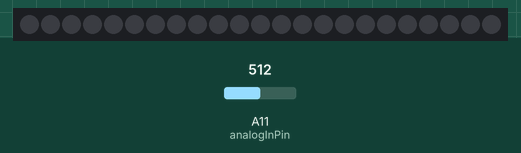
A sketch run on a simulated Arduino Mega 2560, built with avr-gcc and run on an emulated ATmega2560. Parts: 23 RGB LEDs in strip order, left to right. Inputs (shaded band) come from the test bench; at power-on: A11 (analogInPin) = 512. Random numbers use the default seed unless the sketch sets one.

Above: at 1.2 s.
1.3 s: A11 (analogInPin) set to 55
At 1.89 s:
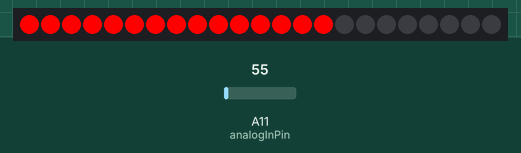
3.1 s: A11 (analogInPin) set to 122
At 4.4 s:
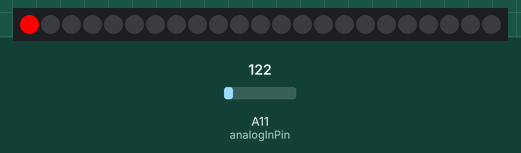
4.8 s: A11 (analogInPin) set to 0
6.3 s: A11 (analogInPin) set to 20
At 6.85 s:
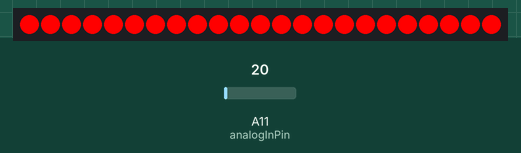
8.8 s: A11 (analogInPin) set to 306
At 10.0 s:
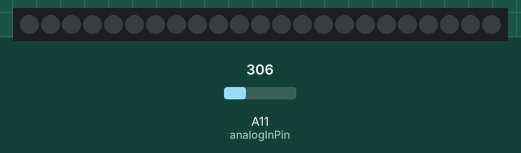
Timing chart, 0 to 11.5 s (numbered marks = the images above; inputs shaded):
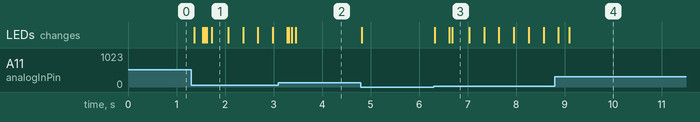

Measured:
- after the input at 1.3 s, the LEDs: first change after 0.06 s (image 1 shows a later state)
- after the input at 6.3 s, the LEDs: first change at once (image 3 shows a later state)

The sketch:

lavashoes.ino
```cpp
#include <Adafruit_NeoPixel.h>

const int analogInPin = A11;  // Analog input pin that the potentiometer is attached to
const int NUM_LEDS = 23;
const int PIN  = 9;
const int WAIT = 10;
const int THRESHOLD = 65;

Adafruit_NeoPixel strip = Adafruit_NeoPixel(NUM_LEDS, PIN, NEO_GRB + NEO_KHZ800);

int sensorValue = 0;   // value read from the pot
float stripLength = 0;
int color[NUM_LEDS][3];

void setup() {
  // initialize serial communications at 9600 bps:
  Serial.begin(9600);
  digitalWrite(analogInPin, HIGH);
  strip.begin();
  strip.show(); // Initialize all pixels to 'off'


  // set up colors array
  for (uint16_t i = 0; i < NUM_LEDS; i++) {
    color[i][0] = 255;
    color[i][1] = 0;
    color[i][2] = 0;
  }
}

void fireColors() {
  for (uint16_t i = 0; i < NUM_LEDS; i++) {

    // yellow spark
    if (random(400) == 0 ) {
      color[i][1] = 150;
    } else {
      //green fade out
      if (color[i][1] > 10) {
        color[i][1] -= 3;
      } else {
        color[i][1] = 0;
      }
    }

  }
}

void loop() {
  // read the analog in value:
  sensorValue = analogRead(analogInPin);
  // print the results to the serial monitor:
  // Serial.print("sensor = " );
  // Serial.println(sensorValue);

  // smoothing
  stripLength = stripLength * 0.9  + (THRESHOLD * NUM_LEDS / sensorValue - 11) * 0.1;

  //  stripLength =  40* NUM_LEDS / sensorValue-11;
  //  Serial.print("striplength = " );
  //  Serial.println(stripLength);
  //  stripLength = NUM_LEDS;//light up full strip for testing

  fireColors();
  for (uint16_t i = 0; i < stripLength; i++) {
    // lava colors
    // strip.setPixelColor(i, 200+random(55), random(120),random(20));
    strip.setPixelColor(i, color[i][0], color[i][1], color[i][2]);
  }
  for (uint16_t i = stripLength; i < NUM_LEDS; i++) {
    strip.setPixelColor(i, 0, 0, 0);
  }
  strip.show();
  delay(WAIT);


  // lights roll in and out when over threshold
  //  if (sensorValue < 60) {
  //    for (uint16_t i = 0; i < NUM_LEDS; i++) {
  //      //add red to pixel
  //      strip.setPixelColor(i, 255, 0, 0);
  //      strip.show();
  //      delay(WAIT);
  //    }
  //    for (uint16_t i = 0; i < NUM_LEDS; i++) {
  //      //add red to pixel
  //      strip.setPixelColor(i, 0, 0, 0);
  //      strip.show();
  //      delay(WAIT);
  //    }
  //  }
}
```
